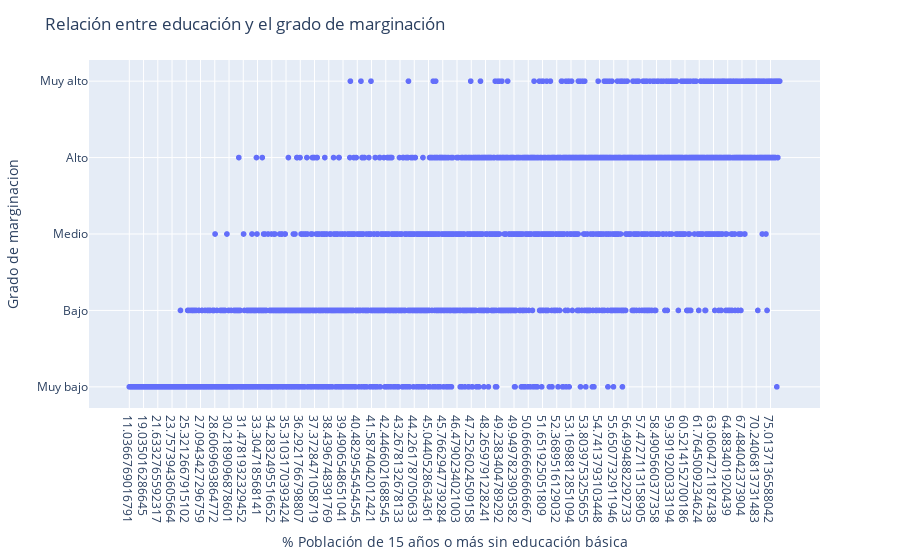

Here is the notebook cell this chart was saved with:
### Code cell
municipios = df_sorted.index.get_level_values('Nombre del municipio')

df_sorted['Nombre del municipio'] = municipios

fig = px.scatter(df_sorted, x = '% Población  de 15 años o más sin educación básica', y = 'Grado de marginación, 2020', hover_name='Nombre del municipio')

fig.update_layout(
    title='Relación entre educación y el grado de marginación',
    xaxis=dict(
        title='% Población de 15 años o más sin educación básica',
        tickformat='%'
    ),
    yaxis=dict(
        title='Grado de marginacion',
        tickformat='%'
    ),
    hoverlabel=dict(
        namelength=-1
    )
)

fig.show()

### Figure 1 — Plotly figure (JSON) as saved in the notebook; plotly's stock layout.template omitted (floating-point values rounded to 4 significant figures; data arrays with more than 128 entries replaced by an {"elided": "..."} marker saying what was removed)
{"data": [{"hovertemplate": "<b>%{hovertext}</b><br><br>% Población  de 15 años o más sin educación básica=%{x}<br>Grado de marginación, 2020=%{y}<extra></extra>", "hovertext": {"elided": "2469 str values"}, "legendgroup": "", "marker": {"color": "#636efa", "symbol": "circle"}, "mode": "markers", "name": "", "showlegend": false, "type": "scattergl", "x": {"elided": "2469 str values"}, "xaxis": "x", "y": {"elided": "2469 str values"}, "yaxis": "y"}], "layout": {"hoverlabel": {"namelength": -1}, "legend": {"tracegroupgap": 0}, "margin": {"t": 60}, "title": {"text": "Relación entre educación y el grado de marginación"}, "xaxis": {"anchor": "y", "domain": [0, 1], "tickformat": "%", "title": {"text": "% Población de 15 años o más sin educación básica"}}, "yaxis": {"anchor": "x", "domain": [0, 1], "tickformat": "%", "title": {"text": "Grado de marginacion"}}}}
